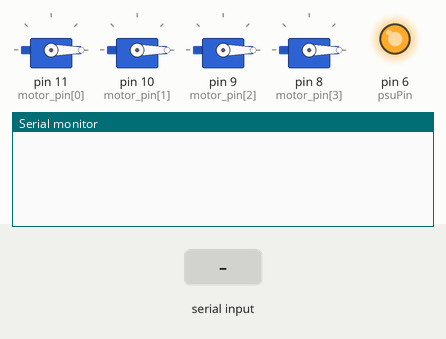
Bench run of a sketch on a simulated Arduino Uno, built for the host (arithmetic inside an expression is 32-bit, double 64-bit). Parts: 4 × servo, output pins drawn as LEDs (lit = HIGH), the last lines printed to the serial monitor. Inputs (shaded band) come from the test bench.

Above: at 1.2 s.
1.3 s: "PSU_on" received over Serial
At 2.1 s:
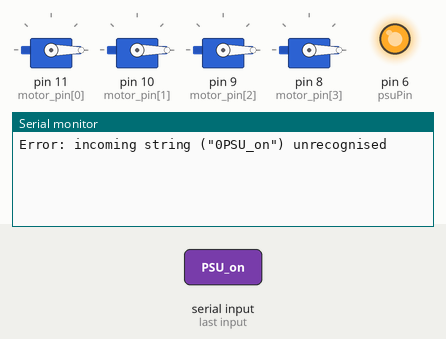
2.8 s: "on" received over Serial
At 3.2 s:
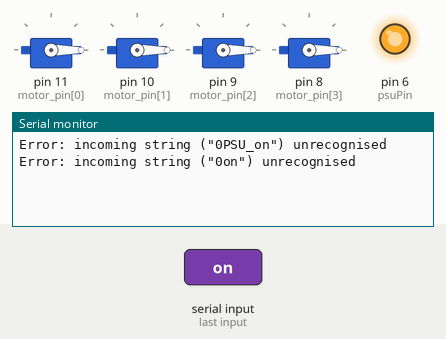
4.3 s: "PSU_off" received over Serial
At 5.5 s:
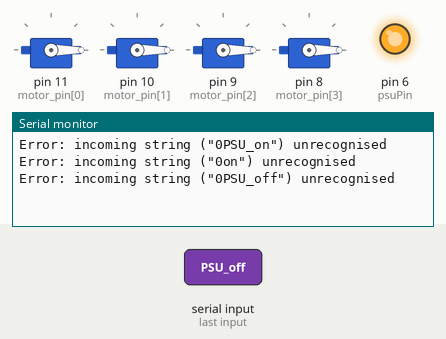

Measured:
- after the input at 1.3 s, the serial monitor: prints a new line at once (image 1)
- after the input at 2.8 s, the serial monitor: prints a new line at once (image 2)
- after the input at 4.3 s, the serial monitor: prints a new line at once (image 3)

The sketch:

single_motor.ino
```cpp
#include <Servo.h>
#include <stdlib.h>

//Set up serial variables
String incoming_string;

//PSU control data
int psuPin = 6;		//PSU pin
int psuState = 0;	//PSU on or off

//Motor control data
const int motor_pin[4] = {11,10,9,8};			//Pin assignment
Servo motor[4];									//Servo objects for motor
const int min_signal = 40;						//Minimum signal required to turn on motor
const int max_signal = 50;						//Maximum allowed signal (for safety!)
float motor_value_float[4] = {0.0,0.0,0.0,0.0};	//Array of motor values

//Function to parse input strings
int parse_input(String input_string);

void setup()
{
	Serial.begin(115200);

	//Set motor pins as output and initialise the servo communications. Set the motors to be off!
	for(int i=0; i < 4; i++) pinMode(motor_pin[i],OUTPUT);
	for(int i=0; i < 4; i++) motor[i].attach(motor_pin[i],1000,2000); //this should really be 1100, 1800, but the ESC doesn't seem to accept it
	for(int i=0; i < 4; i++) motor[i].write(0);

	//Set PSU power signal pin (for turning it on)
	pinMode(psuPin,OUTPUT);
	digitalWrite(psuPin,HIGH);
}

void loop()
{
	//Check if stuff is available on the serial input buffer
	if(Serial.available() > 0)
	{
		//Reset storage string
		incoming_string = 0;

		//Read in data and wait to see if more data is incoming for reading.
		while(Serial.available() != 0)
		{
			while(Serial.available() > 0) { incoming_string += String((char) Serial.read()); }
			delayMicroseconds(1000);
		}

		//Check if something's newly available on the serial port (indicates error)
		if(Serial.available() > 0) Serial.println("Error: timing wrong");

		//Parse string and indicate if recognised or not
		if(parse_input(incoming_string) == 1)
		{
			Serial.print("Error: incoming string (\"");
			Serial.print(incoming_string);
			Serial.print("\") unrecognised\n");
		}
		else
		{
			Serial.print("Incoming string (\"");
			Serial.print(incoming_string);
			Serial.print("\") recognised!\n");
		}
	}

	if(psuState == 1) motor[1].write(motor_value_float[0]);
}

int parse_input(String input_string)
{
	//Turn on power supply
	if(input_string == "PSU_on" || input_string == "on")
	{
		psuState = 1;
		digitalWrite(psuPin,LOW);
		delay(5000);
	}
	//Turn off power supply
	else if(input_string == "PSU_off" || input_string == "off")
	{
		psuState = 0;
		digitalWrite(psuPin,HIGH);
	}
	else if(input_string.substring(0,1) == "s")
	{
		float tempCoefficient = 0;
		int pointPos = 0;
		int foundPoint = 0;

		//Parse each integer, storing in tempCoefficient
		for(int i=0; i<(input_string.length()-2); i++)
		{
			if((input_string.charAt(2+i) <= '9') && (input_string.charAt(2+i) >= '0')) tempCoefficient = 10*tempCoefficient + (input_string.charAt(2+i)-48);
			else if(input_string.charAt(2+i) == '.')
			{
				pointPos = i;
				foundPoint = 1;
			}
			else return 1;
		}

		//If decimal point present, divide by relevant power of ten
		if(foundPoint == 1) tempCoefficient /= pow(10,input_string.length()-3-pointPos);

		//Update motor speed
		motor_value_float[0] = tempCoefficient;
	}
	else return 1;

	return 0;
}
```
